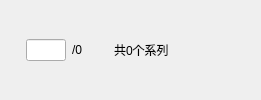
            <widget class="QWidget" name="widget_AP_Op" native="true">
             <property name="minimumSize">
              <size>
               <width>0</width>
               <height>0</height>
              </size>
             </property>
             <layout class="QHBoxLayout" name="horizontalLayout_2">
              <property name="leftMargin">
               <number>0</number>
              </property>
              <property name="topMargin">
               <number>0</number>
              </property>
              <property name="rightMargin">
               <number>0</number>
              </property>
              <property name="bottomMargin">
               <number>0</number>
              </property>
              <item>
               <widget class="QPushButton" name="pushButton_AP_PrePage">
                <property name="sizePolicy">
                 <sizepolicy hsizetype="Fixed" vsizetype="Fixed">
                  <horstretch>0</horstretch>
                  <verstretch>0</verstretch>
                 </sizepolicy>
                </property>
                <property name="minimumSize">
                 <size>
                  <width>20</width>
                  <height>20</height>
                 </size>
                </property>
                <property name="maximumSize">
                 <size>
                  <width>20</width>
                  <height>20</height>
                 </size>
                </property>
                <property name="styleSheet">
                 <string notr="true">#pushButton_AP_PrePage
{
  border: 0px;
}</string>
                </property>
                <property name="text">
                 <string notr="true"/>
                </property>
                <property name="icon">
                 <iconset>
                  <normalon>:/File/img/left_enable.png</normalon>
                 </iconset>
                </property>
                <property name="iconSize">
                 <size>
                  <width>20</width>
                  <height>20</height>
                 </size>
                </property>
               </widget>
              </item>
              <item>
               <widget class="QLineEdit" name="lineEdit_AP_Page">
                <property name="minimumSize">
                 <size>
                  <width>0</width>
                  <height>20</height>
                 </size>
                </property>
                <property name="maximumSize">
                 <size>
                  <width>40</width>
                  <height>16777215</height>
                 </size>
                </property>
                <property name="alignment">
                 <set>Qt::AlignRight|Qt::AlignTrailing|Qt::AlignVCenter</set>
                </property>
               </widget>
              </item>
              <item>
               <widget class="QLabel" name="label_AP_PageTotal">
                <property name="text">
                 <string notr="true">/0</string>
                </property>
               </widget>
              </item>
              <item>
               <widget class="QPushButton" name="pushButton_AP_NextPage">
                <property name="sizePolicy">
                 <sizepolicy hsizetype="Fixed" vsizetype="Fixed">
                  <horstretch>0</horstretch>
                  <verstretch>0</verstretch>
                 </sizepolicy>
                </property>
                <property name="minimumSize">
                 <size>
                  <width>20</width>
                  <height>20</height>
                 </size>
                </property>
                <property name="maximumSize">
                 <size>
                  <width>20</width>
                  <height>20</height>
                 </size>
                </property>
                <property name="styleSheet">
                 <string notr="true">#pushButton_AP_NextPage
{
  border: 0px;
}</string>
                </property>
                <property name="text">
                 <string notr="true"/>
                </property>
                <property name="icon">
                 <iconset>
                  <normalon>:/File/img/right_enable.png</normalon>
                 </iconset>
                </property>
                <property name="iconSize">
                 <size>
                  <width>20</width>
                  <height>20</height>
                 </size>
                </property>
               </widget>
              </item>
              <item>
               <widget class="QLabel" name="label_AP_Total">
                <property name="text">
                 <string notr="true">共0个系列</string>
                </property>
               </widget>
              </item>
              <item>
               <spacer name="hSpacer_AP_Op">
                <property name="orientation">
                 <enum>Qt::Horizontal</enum>
                </property>
                <property name="sizeHint" stdset="0">
                 <size>
                  <width>40</width>
                  <height>20</height>
                 </size>
                </property>
               </spacer>
              </item>
              <item>
               <widget class="QPushButton" name="pushButton_AP_New">
                <property name="sizePolicy">
                 <sizepolicy hsizetype="Fixed" vsizetype="Fixed">
                  <horstretch>0</horstretch>
                  <verstretch>0</verstretch>
                 </sizepolicy>
                </property>
                <property name="minimumSize">
                 <size>
                  <width>20</width>
                  <height>20</height>
                 </size>
                </property>
                <property name="maximumSize">
                 <size>
                  <width>20</width>
                  <height>20</height>
                 </size>
                </property>
                <property name="styleSheet">
                 <string notr="true">#pushButton_AP_New
{
  border: 0px;
}</string>
                </property>
                <property name="text">
                 <string notr="true"/>
                </property>
                <property name="icon">
                 <iconset>
                  <normalon>:/File/img/add_enable.png</normalon>
                 </iconset>
                </property>
                <property name="iconSize">
                 <size>
                  <width>20</width>
                  <height>20</height>
                 </size>
                </property>
               </widget>
              </item>
              <item>
               <widget class="QPushButton" name="pushButton_AP_Delete">
                <property name="sizePolicy">
                 <sizepolicy hsizetype="Fixed" vsizetype="Fixed">
                  <horstretch>0</horstretch>
                  <verstretch>0</verstretch>
                 </sizepolicy>
                </property>
                <property name="minimumSize">
                 <size>
                  <width>20</width>
                  <height>20</height>
                 </size>
                </property>
                <property name="maximumSize">
                 <size>
                  <width>20</width>
                  <height>20</height>
                 </size>
                </property>
                <property name="styleSheet">
                 <string notr="true">#pushButton_AP_Delete
{
  border: 0px;
}</string>
                </property>
                <property name="text">
                 <string notr="true"/>
                </property>
                <property name="icon">
                 <iconset>
                  <normalon>:/File/img/delete_enable.png</normalon>
                 </iconset>
                </property>
                <property name="iconSize">
                 <size>
                  <width>20</width>
                  <height>20</height>
                 </size>
                </property>
               </widget>
              </item>
             </layout>
            </widget>
